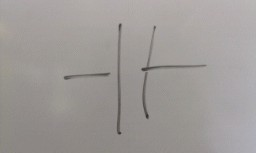
#> input picture data/capacitor14.jpg, 256 x 153 px, found by its file name; its folder holds 5 pictures in this run
$ python componentrecognition.py   (Python 2 division)   (older library calls are emulated)
#> lines starting #> are read from the running program, lines starting #| are printed output that depends on the picture
# SmarterBoards Software Design Spring 2014 Final Project
# An affiliate of Lazy Man Notes - Olin Project, Inc.
# Doyung Lee and Ryan Louie

# -*- coding: utf-8 -*-
import os
import sys

from scipy import misc
from skimage import io, transform, exposure
import matplotlib.pyplot as plt
import numpy as np
import pandas as pd

from sklearn.ensemble import RandomForestClassifier

from sklearn.cross_validation import train_test_split
from sklearn.metrics import confusion_matrix
from sklearn.metrics import accuracy_score

TRAIN_DATA_DIR = "C:\\Users\\rlouie\\Documents\\GitHub\\SmarterBoard\\data\\"

# --- Functions

def getTrainFilenames(n=75):
    filenames = os.listdir(TRAIN_DATA_DIR)
    np.random.shuffle(filenames)
    filenames = filenames[:n]
    return filenames

def isResistorFromFilename(filenames):
    is_resistor = [fn[:3]=="res" for fn in filenames]
    return is_resistor

def loadImage(filename):
    scaler = 15
    image = misc.imread(filename)
#> image is the input picture: shape (153, 256, 3); mean R, G, B 158.6, 154.4, 151.9
    h = []
    for channel in range(3):
        tmp = image.astype(np.float64)
        h.append(exposure.histogram(tmp[:,:,channel], nbins=10)[0])
#> after the loop, h = [[7, 16, 78, 167, 226, 264, 5597, 13976, 13517, 5320], [7, 17, 81, 163, 230, 262, 5977, 13591, 13332, 5508], [8, 20, 88, 198, 226, 310, 9361, 12813, 10681, 5463]]
    image = transform.resize(image, (int(scaler*2.56), int(scaler*1.53))) # small image 256px x 153px, largeimage 2592px 1552px
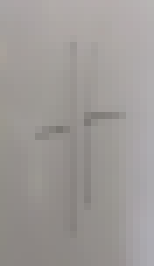
#> image: shape (38, 22, 3) float64 (shown 7 times larger); mean R, G, B 0.622, 0.605, 0.596
    image = image.flatten()
#> image = 2508 values, max 0.721 at index 63, min 0.441 at index 1214, mean 0.608
    h = np.array(h)
    h = h.flatten()
#> h = 30 values, max 13976 at index 7, min 7 at index 0, mean 3916.8
    return np.hstack((image, h))

def loadTrain(n=75, verbose=False):
    filenames = getTrainFilenames(n)
    is_resistor = isResistorFromFilename(filenames)
    I = []
    if verbose:
        for i in range(n):
            fn = filenames[i]
            print "loading image " + fn
            I.append(loadImage(TRAIN_DATA_DIR + fn))
    else:
        for i in range(n):
            fn = filenames[i]
            sys.stdout.write(".")
            I.append(loadImage(TRAIN_DATA_DIR + fn))
#> pass 2 of the loop in loadTrain, `for i in range(n):`:
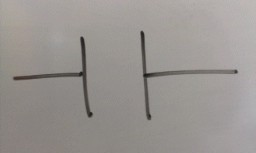
#> input picture data/capacitor1.jpg, 256 x 153 px, found by its file name
#> in loadImage, image is the input picture: shape (153, 256, 3); mean R, G, B 153.2, 148.8, 145.3
#> after the loop in loadImage (call 2), `for channel in range(3):`: h = [[33, 95, 350, 325, 218, 350, 7664, 13973, 13412, 2748], [36, 129, 339, 311, 214, 346, 7533, 12899, 14399, 2962], [37, 147, 340, 308, 219, 340, 8472, 12965, 12656, 3684]]
#> in loadImage (call 2), `image = transform.resize(image, (int(scaler*2.56), int(scaler*1.53)))`:
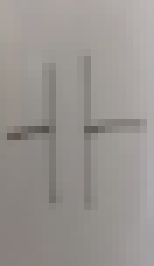
#> image: shape (38, 22, 3) float64 (shown 7 times larger); mean R, G, B 0.601, 0.583, 0.57
#> in loadImage (call 2), `image = image.flatten()`: image = 2508 values, max 0.74 at index 63, min 0.305 at index 1208, mean 0.585
#> in loadImage (call 2), `h = h.flatten()`: h = 30 values, max 14399 at index 18, min 33 at index 0, mean 3916.8
#> pass 3 of the loop in loadTrain, `for i in range(n):`:
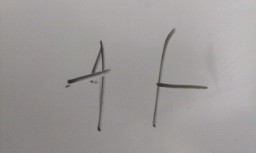
#> input picture data/capacitor11.jpg, 256 x 153 px, found by its file name
#> in loadImage, image is the input picture: shape (153, 256, 3); mean R, G, B 157.7, 154.1, 153.5
#> after the loop in loadImage (call 3), `for channel in range(3):`: h = [[15, 77, 136, 288, 226, 794, 8009, 15635, 9574, 4414], [23, 87, 149, 268, 228, 1028, 8384, 15670, 8727, 4604], [19, 94, 163, 265, 243, 1704, 8507, 15017, 8774, 4382]]
#> in loadImage (call 3), `image = transform.resize(image, (int(scaler*2.56), int(scaler*1.53)))`:
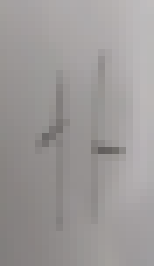
#> image: shape (38, 22, 3) float64 (shown 7 times larger); mean R, G, B 0.618, 0.604, 0.602
#> in loadImage (call 3), `image = image.flatten()`: image = 2508 values, max 0.753 at index 63, min 0.367 at index 1430, mean 0.608
#> in loadImage (call 3), `h = h.flatten()`: h = 30 values, max 15670 at index 17, min 15 at index 0, mean 3916.8
#> the loop made 6 passes; the first 3 are shown
    return I, is_resistor

def showcomponent(fn="resistor1.jpg"):
    """ displays resistor1.jpg """
    filename = (TRAIN_DATA_DIR + fn)
    image = misc.imread(filename)
    plt.imshow(image)
    plt.show()

# --- Do Machine Learning!

# Load Data
#> (the run stopped early here; a loop or call above may not have finished)
